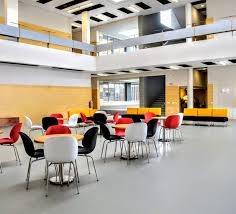
#> input picture Week_2/images/sst-foyer.jpg, 236 x 214 px
$ jupyter execute Practice_4.ipynb
#> lines starting #> are read from the running program, lines starting #| are printed output that depends on the picture
[cell 1]
# Import the libraries
import cv2
import matplotlib.pyplot as plt
import numpy as np

# Load the image
image = cv2.imread('images/sst-foyer.jpg')
#> image is the input picture: shape (214, 236, 3); mean B, G, R 152.5, 164.5, 174.6

# Plot the original image
plt.subplot(1, 2, 1)
plt.title("Original")
plt.imshow(image)

# Create the sharpening kernel
kernel = np.array([[0, -1, 0], [-1, 5, -1], [0, -1, 0]])

# Sharpen the image
sharpened_image = cv2.filter2D(image, -1, kernel)
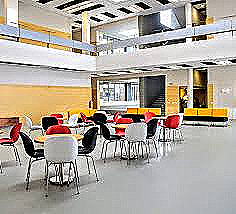
#> sharpened_image: shape (214, 236, 3); mean B, G, R 154.7, 165.7, 174

# Save the image
cv2.imwrite('img/sharpened_image.jpg', sharpened_image)

# Plot the sharpened image
plt.subplot(1, 2, 2)
plt.title("Sharpening")
plt.imshow(sharpened_image)
plt.show()
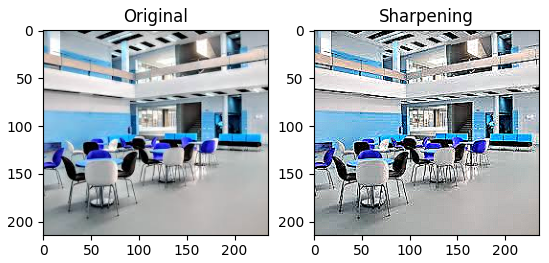
#> figure drawn by matplotlib, 2 panels; B, G, R data is drawn as R, G, B

$ run again, with Week_2/images/bimpe.jpg copied over Week_2/images/sst-foyer.jpg
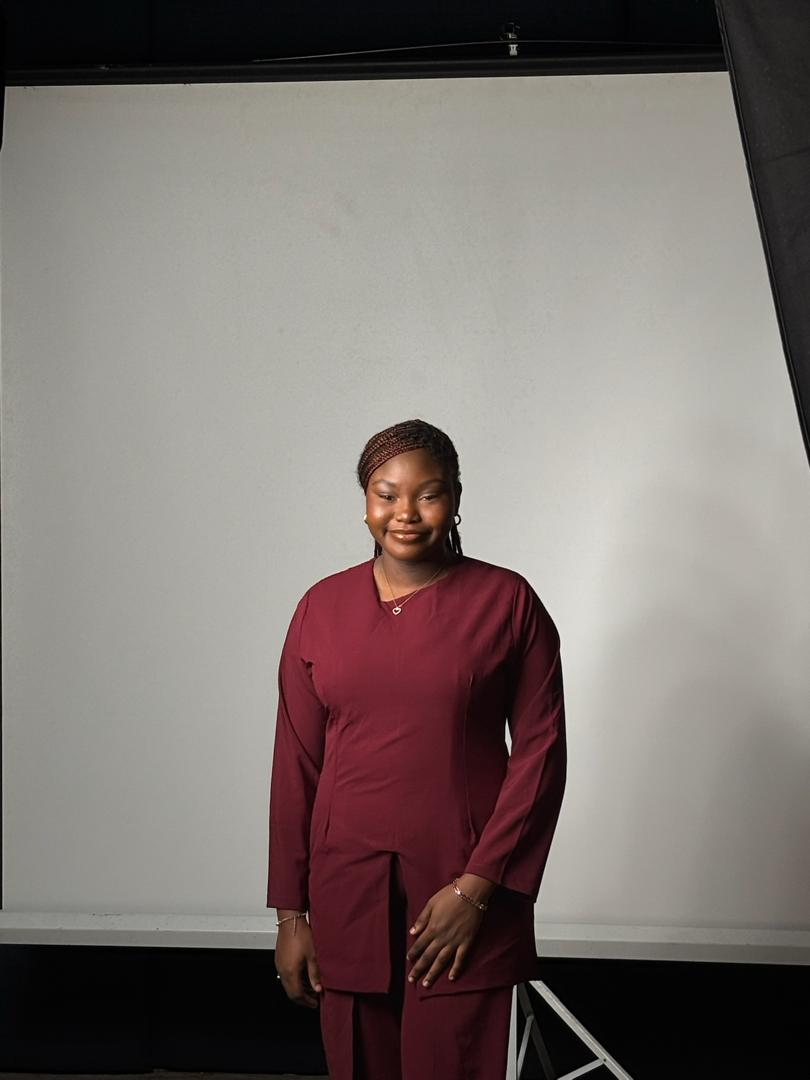
#> input picture Week_2/images/bimpe.jpg, 810 x 1080 px
#> image is the input picture: shape (1080, 810, 3); mean B, G, R 111.7, 115.2, 124.2
#> `plt.show()`:
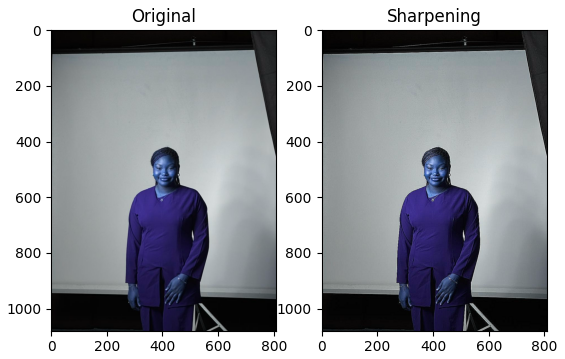
#> figure drawn by matplotlib, 2 panels; B, G, R data is drawn as R, G, B
